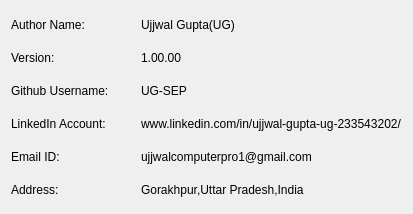
<?xml version="1.0" encoding="UTF-8"?>
<ui version="4.0">
 <class>Contact_Help</class>
 <widget class="QDialog" name="Contact_Help">
  <property name="geometry">
   <rect>
    <x>0</x>
    <y>0</y>
    <width>413</width>
    <height>214</height>
   </rect>
  </property>
  <property name="windowTitle">
   <string>Dialog</string>
  </property>
  <layout class="QHBoxLayout" name="horizontalLayout">
   <item>
    <layout class="QVBoxLayout" name="verticalLayout">
     <item>
      <widget class="QLabel" name="label">
       <property name="text">
        <string>Author Name:</string>
       </property>
      </widget>
     </item>
     <item>
      <widget class="QLabel" name="label_2">
       <property name="text">
        <string>Version:</string>
       </property>
      </widget>
     </item>
     <item>
      <widget class="QLabel" name="label_3">
       <property name="text">
        <string>Github Username:</string>
       </property>
      </widget>
     </item>
     <item>
      <widget class="QLabel" name="label_4">
       <property name="text">
        <string>LinkedIn Account:</string>
       </property>
      </widget>
     </item>
     <item>
      <widget class="QLabel" name="label_5">
       <property name="text">
        <string>Email ID:</string>
       </property>
      </widget>
     </item>
     <item>
      <widget class="QLabel" name="label_6">
       <property name="text">
        <string>Address:</string>
       </property>
      </widget>
     </item>
    </layout>
   </item>
   <item>
    <layout class="QVBoxLayout" name="verticalLayout_2">
     <item>
      <widget class="QLabel" name="label_7">
       <property name="text">
        <string>Ujjwal Gupta(UG)</string>
       </property>
      </widget>
     </item>
     <item>
      <widget class="QLabel" name="label_8">
       <property name="text">
        <string>1.00.00</string>
       </property>
      </widget>
     </item>
     <item>
      <widget class="QLabel" name="label_9">
       <property name="text">
        <string>UG-SEP</string>
       </property>
      </widget>
     </item>
     <item>
      <widget class="QLabel" name="label_10">
       <property name="text">
        <string>www.linkedin.com/in/ujjwal-gupta-ug-233543202/</string>
       </property>
      </widget>
     </item>
     <item>
      <widget class="QLabel" name="label_11">
       <property name="text">
        <string>ujjwalcomputerpro1@gmail.com</string>
       </property>
      </widget>
     </item>
     <item>
      <widget class="QLabel" name="label_12">
       <property name="text">
        <string>Gorakhpur,Uttar Pradesh,India</string>
       </property>
      </widget>
     </item>
    </layout>
   </item>
  </layout>
 </widget>
 <resources/>
 <connections/>
</ui>
